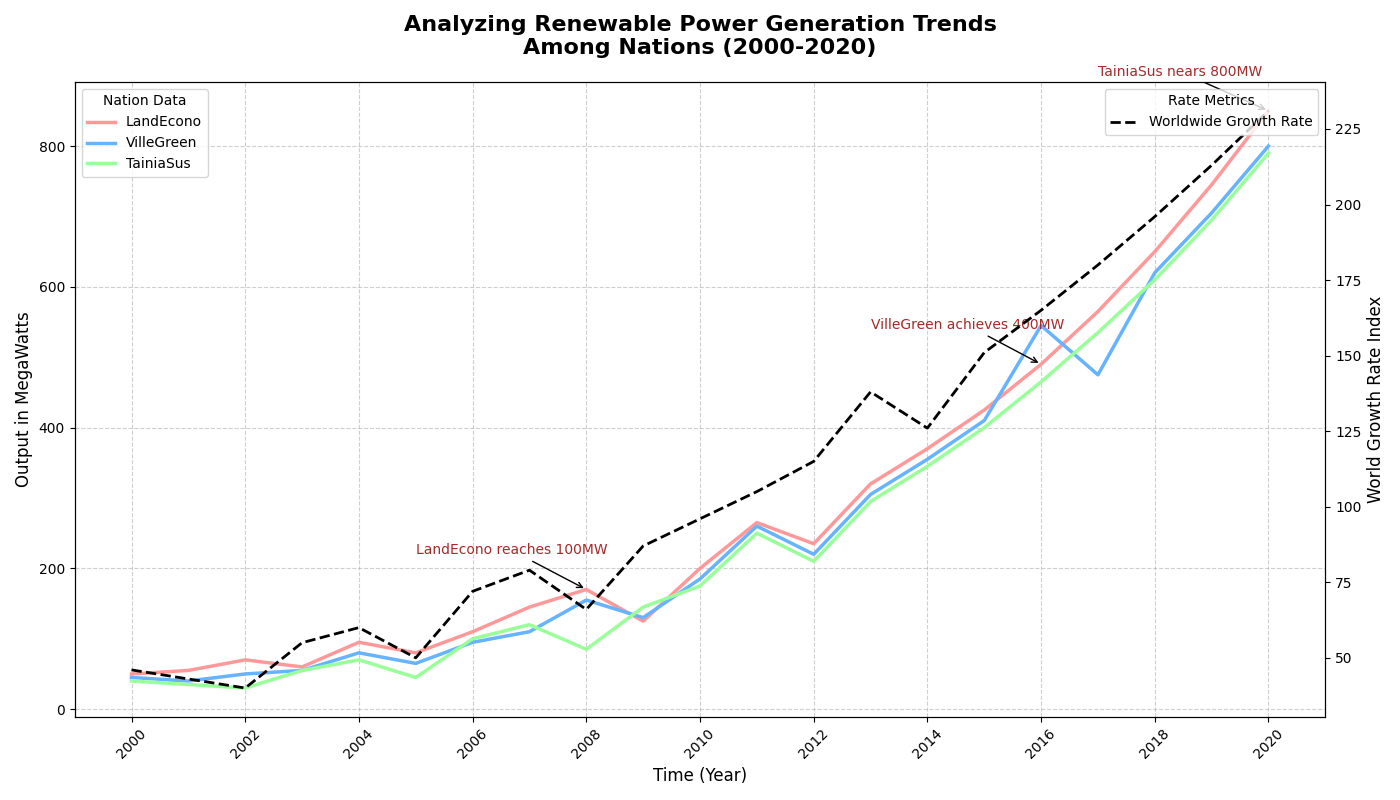

This figure's Python source:
import matplotlib.pyplot as plt
import numpy as np

years = np.arange(2000, 2021)

country_data = {
    'LandEcono': [50, 55, 70, 60, 95, 80, 110, 145, 170, 125, 200, 265, 235, 320, 370, 425, 490, 565, 650, 745, 850],
    'VilleGreen': [45, 40, 50, 55, 80, 65, 95, 110, 155, 130, 185, 260, 220, 305, 355, 410, 545, 475, 620, 705, 800],
    'TainiaSus': [40, 35, 30, 55, 70, 45, 100, 120, 85, 145, 175, 250, 210, 295, 345, 400, 465, 535, 610, 695, 790]
}

global_growth_rate = np.array([46, 43, 40, 55, 60, 50, 72, 79, 66, 87, 96, 105, 115, 138, 126, 151, 165, 180, 196, 213, 231])

fig, ax1 = plt.subplots(figsize=(14, 8))

colors = ['#ff9999', '#66b3ff', '#99ff99']

for country, color in zip(country_data.keys(), colors):
    ax1.plot(years, country_data[country], color=color, linewidth=2.5, label=country)

ax2 = ax1.twinx()
ax2.plot(years, global_growth_rate, color='black', linestyle='--', linewidth=2, label='Worldwide Growth Rate')

ax1.set_title("Analyzing Renewable Power Generation Trends\nAmong Nations (2000-2020)", fontsize=16, fontweight='bold', pad=20)
ax1.set_xlabel('Time (Year)', fontsize=12)
ax1.set_ylabel('Output in MegaWatts', fontsize=12)
ax2.set_ylabel('World Growth Rate Index', fontsize=12, color='black')

ax1.set_xticks(np.arange(2000, 2021, 2))
ax1.set_xticklabels(np.arange(2000, 2021, 2), fontsize=10, rotation=45)

ax1.legend(loc='upper left', fontsize=10, title='Nation Data')
ax2.legend(loc='upper right', fontsize=10, title='Rate Metrics')

ax1.grid(True, linestyle='--', which='both', axis='both', alpha=0.6)

milestones = {
    2008: 'LandEcono reaches 100MW',
    2016: 'VilleGreen achieves 400MW',
    2020: 'TainiaSus nears 800MW'
}

for year, text in milestones.items():
    ax1.annotate(text, 
                xy=(year, country_data['LandEcono'][year-2000]), 
                xytext=(year-3, country_data['LandEcono'][year-2000]+50),
                arrowprops=dict(facecolor='black', arrowstyle='->'),
                fontsize=10, color='brown')

plt.tight_layout()
plt.show()
